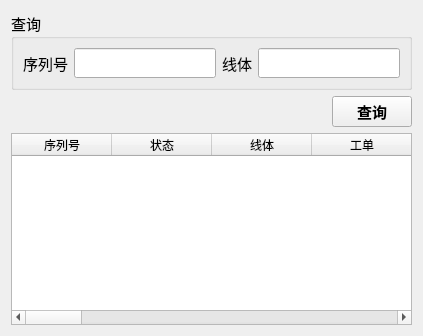
      <widget class="QWidget" name="tab_3">
       <attribute name="title">
        <string>治具状态查询</string>
       </attribute>
       <layout class="QVBoxLayout" name="verticalLayout_11">
        <item>
         <layout class="QVBoxLayout" name="verticalLayout_10">
          <item>
           <widget class="QGroupBox" name="groupBox_11">
            <property name="font">
             <font>
              <family>微软雅黑</family>
              <pointsize>11</pointsize>
             </font>
            </property>
            <property name="title">
             <string>查询</string>
            </property>
            <layout class="QHBoxLayout" name="horizontalLayout_3">
             <item>
              <widget class="QLabel" name="label_16">
               <property name="text">
                <string>序列号</string>
               </property>
              </widget>
             </item>
             <item>
              <widget class="QLineEdit" name="lineEdit_serino_3"/>
             </item>
             <item>
              <widget class="QLabel" name="label_26">
               <property name="text">
                <string>线体</string>
               </property>
              </widget>
             </item>
             <item>
              <widget class="QLineEdit" name="lineEdit_line"/>
             </item>
            </layout>
           </widget>
          </item>
          <item>
           <layout class="QHBoxLayout" name="horizontalLayout_4" stretch="5,1">
            <item>
             <widget class="QLabel" name="label_27">
              <property name="text">
               <string/>
              </property>
             </widget>
            </item>
            <item>
             <widget class="QPushButton" name="pushButton_4">
              <property name="font">
               <font>
                <family>微软雅黑</family>
                <pointsize>11</pointsize>
                <weight>75</weight>
                <bold>true</bold>
               </font>
              </property>
              <property name="text">
               <string>查询</string>
              </property>
             </widget>
            </item>
           </layout>
          </item>
          <item>
           <widget class="QTableWidget" name="tableWidget_3">
            <property name="font">
             <font>
              <weight>50</weight>
              <bold>false</bold>
             </font>
            </property>
            <column>
             <property name="text">
              <string>序列号</string>
             </property>
            </column>
            <column>
             <property name="text">
              <string>状态</string>
             </property>
            </column>
            <column>
             <property name="text">
              <string>线体</string>
             </property>
            </column>
            <column>
             <property name="text">
              <string>工单</string>
             </property>
            </column>
            <column>
             <property name="text">
              <string>机种/型号</string>
             </property>
            </column>
            <column>
             <property name="text">
              <string>PCB料号</string>
             </property>
            </column>
            <column>
             <property name="text">
              <string>操作时间</string>
             </property>
            </column>
            <column>
             <property name="text">
              <string>操作人员</string>
             </property>
            </column>
            <column>
             <property name="text">
              <string>钢网厚度</string>
             </property>
            </column>
            <column>
             <property name="text">
              <string>厚度备注</string>
             </property>
            </column>
            <column>
             <property name="text">
              <string>库位号码</string>
             </property>
            </column>
            <column>
             <property name="text">
              <string>下线原因</string>
             </property>
            </column>
            <column>
             <property name="text">
              <string>使用备注</string>
             </property>
            </column>
            <column>
             <property name="text">
              <string>机种版本</string>
             </property>
            </column>
            <column>
             <property name="text">
              <string>板面</string>
             </property>
            </column>
            <column>
             <property name="text">
              <string>状态</string>
             </property>
            </column>
            <column>
             <property name="text">
              <string>用量</string>
             </property>
            </column>
            <column>
             <property name="text">
              <string>种类</string>
             </property>
            </column>
            <column>
             <property name="text">
              <string>审核人</string>
             </property>
            </column>
            <column>
             <property name="text">
              <string>制程段</string>
             </property>
            </column>
           </widget>
          </item>
         </layout>
        </item>
       </layout>
      </widget>
